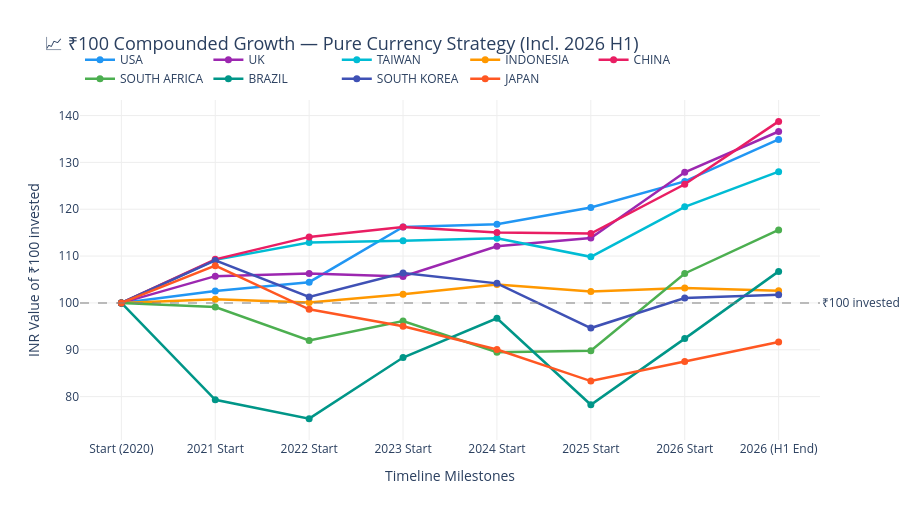

Notebook code cell kept with this figure:
### Code cell
import plotly.graph_objects as go

# ── Graph 5: Compounded INR Growth of ₹100 invested on 1-Jan-2020 ──
fig = go.Figure()

# Helper for chronological period ordering
def get_period_order(period_str):
    if 'H1' in period_str:
        return float(period_str.split()[0]) + 0.5
    return float(period_str)

for country in COUNTRIES:
    df_c = results_df[results_df['Country'] == country].copy()
    
    # Sort chronologically
    df_c['sort_key'] = df_c['Period'].apply(get_period_order)
    df_c = df_c.sort_values('sort_key')
    
    # Growth curve values: starts at base ₹100
    inr_val = [100.0]
    
    # Determine the start label based on the first period
    first_p = df_c['Period'].iloc[0]
    period_labels = [f"Start ({first_p})"]

    for _, row in df_c.iterrows():
        # Compound the cash value forward
        inr_val.append(inr_val[-1] * (1 + row['Net Return (%)'] / 100))
        
        # Dynamically append the label for the end of the current period
        if 'H1' in str(row['Period']):
            period_labels.append("2026 (H1 End)")
        else:
            # e.g., if period is '2024', the end of it is Jan 2025
            next_year = int(row['Period']) + 1
            period_labels.append(f"{next_year} Start")

    fig.add_trace(go.Scatter(
        x=period_labels,
        y=inr_val,
        name=country,
        line=dict(color=COUNTRY_COLORS[country], width=2.5),
        mode='lines+markers',
        marker=dict(size=7)
    ))

fig.add_hline(y=100, line_dash='dash', line_color='gray', opacity=0.5,
              annotation_text='₹100 invested', annotation_position='right')

fig.update_layout(
    title=dict(text='📈 ₹100 Compounded Growth — Pure Currency Strategy (Incl. 2026 H1)', font=dict(size=18)),
    xaxis_title='Timeline Milestones',
    yaxis_title='INR Value of ₹100 invested',
    height=520,
    hovermode='x unified',
    legend=dict(orientation='h', yanchor='bottom', y=1.02),
    plot_bgcolor='rgba(0,0,0,0)',
    yaxis=dict(gridcolor='#eee'),
    xaxis=dict(gridcolor='#eee')
)
fig.show()

### Figure 1 — Plotly figure (JSON) as saved in the notebook; plotly's stock layout.template omitted (floating-point values rounded to 4 significant figures)
{"data": [{"line": {"color": "#2196F3", "width": 2.5}, "marker": {"size": 7}, "mode": "lines+markers", "name": "USA", "type": "scatter", "x": ["Start (2020)", "2021 Start", "2022 Start", "2023 Start", "2024 Start", "2025 Start", "2026 Start", "2026 (H1 End)"], "y": [100, 102.5, 104.4, 116.2, 116.8, 120.4, 125.9, 134.9]}, {"line": {"color": "#9C27B0", "width": 2.5}, "marker": {"size": 7}, "mode": "lines+markers", "name": "UK", "type": "scatter", "x": ["Start (2020)", "2021 Start", "2022 Start", "2023 Start", "2024 Start", "2025 Start", "2026 Start", "2026 (H1 End)"], "y": [100, 105.7, 106.3, 105.7, 112.1, 113.9, 127.9, 136.6]}, {"line": {"color": "#00BCD4", "width": 2.5}, "marker": {"size": 7}, "mode": "lines+markers", "name": "TAIWAN", "type": "scatter", "x": ["Start (2020)", "2021 Start", "2022 Start", "2023 Start", "2024 Start", "2025 Start", "2026 Start", "2026 (H1 End)"], "y": [100, 109.2, 112.9, 113.3, 113.8, 109.8, 120.5, 128.0]}, {"line": {"color": "#FF9800", "width": 2.5}, "marker": {"size": 7}, "mode": "lines+markers", "name": "INDONESIA", "type": "scatter", "x": ["Start (2020)", "2021 Start", "2022 Start", "2023 Start", "2024 Start", "2025 Start", "2026 Start", "2026 (H1 End)"], "y": [100, 100.8, 100.1, 101.9, 103.9, 102.4, 103.2, 102.6]}, {"line": {"color": "#E91E63", "width": 2.5}, "marker": {"size": 7}, "mode": "lines+markers", "name": "CHINA", "type": "scatter", "x": ["Start (2020)", "2021 Start", "2022 Start", "2023 Start", "2024 Start", "2025 Start", "2026 Start", "2026 (H1 End)"], "y": [100, 109.3, 114.1, 116.2, 115.0, 114.8, 125.3, 138.8]}, {"line": {"color": "#4CAF50", "width": 2.5}, "marker": {"size": 7}, "mode": "lines+markers", "name": "SOUTH AFRICA", "type": "scatter", "x": ["Start (2020)", "2021 Start", "2022 Start", "2023 Start", "2024 Start", "2025 Start", "2026 Start", "2026 (H1 End)"], "y": [100, 99.11, 91.98, 96.13, 89.48, 89.78, 106.3, 115.6]}, {"line": {"color": "#009688", "width": 2.5}, "marker": {"size": 7}, "mode": "lines+markers", "name": "BRAZIL", "type": "scatter", "x": ["Start (2020)", "2021 Start", "2022 Start", "2023 Start", "2024 Start", "2025 Start", "2026 Start", "2026 (H1 End)"], "y": [100, 79.33, 75.3, 88.33, 96.72, 78.25, 92.38, 106.7]}, {"line": {"color": "#3F51B5", "width": 2.5}, "marker": {"size": 7}, "mode": "lines+markers", "name": "SOUTH KOREA", "type": "scatter", "x": ["Start (2020)", "2021 Start", "2022 Start", "2023 Start", "2024 Start", "2025 Start", "2026 Start", "2026 (H1 End)"], "y": [100, 109.1, 101.3, 106.4, 104.2, 94.64, 101.1, 101.7]}, {"line": {"color": "#FF5722", "width": 2.5}, "marker": {"size": 7}, "mode": "lines+markers", "name": "JAPAN", "type": "scatter", "x": ["Start (2020)", "2021 Start", "2022 Start", "2023 Start", "2024 Start", "2025 Start", "2026 Start", "2026 (H1 End)"], "y": [100, 108.0, 98.63, 95.02, 90.05, 83.32, 87.51, 91.67]}], "layout": {"annotations": [{"showarrow": false, "text": "₹100 invested", "x": 1, "xanchor": "left", "xref": "x domain", "y": 100, "yanchor": "middle", "yref": "y"}], "height": 520, "hovermode": "x unified", "legend": {"orientation": "h", "y": 1.02, "yanchor": "bottom"}, "plot_bgcolor": "rgba(0,0,0,0)", "shapes": [{"line": {"color": "gray", "dash": "dash"}, "opacity": 0.5, "type": "line", "x0": 0, "x1": 1, "xref": "x domain", "y0": 100, "y1": 100, "yref": "y"}], "title": {"font": {"size": 18}, "text": "📈 ₹100 Compounded Growth — Pure Currency Strategy (Incl. 2026 H1)"}, "xaxis": {"gridcolor": "#eee", "title": {"text": "Timeline Milestones"}}, "yaxis": {"gridcolor": "#eee", "title": {"text": "INR Value of ₹100 invested"}}}}
